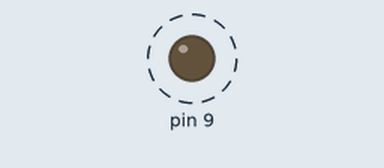
Recording of a sketch running on a simulated Arduino Uno, built with avr-gcc and run on an emulated ATmega328P. On the bench: output pins drawn as LEDs (lit = HIGH). Dashed ring = blinking.

Above: at 0.25 s.
Timing chart, 0 to 3.0 s (numbered marks = the images above):
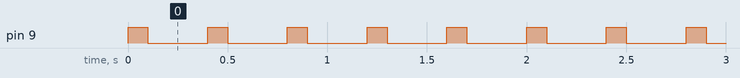

The sketch:

LED_2.ino
```cpp
void setup() {
// initialize the digital pin as an output.
// Pin 8 is our output pin
pinMode(9, OUTPUT);
}
void loop() {
digitalWrite(9, HIGH); // set the LED on
delay(100); // wait for a second
digitalWrite(9, LOW); // set the LED off
delay(100); // wait for a second
digitalWrite(11, HIGH); // set the LED on
delay(100); // wait for a second
digitalWrite(11, LOW); // set the LED off
delay(100); // wait for a second
}
```

Measured:
- by itself, pin 9: alternates HIGH for 0.10 s and LOW for 0.30 s
